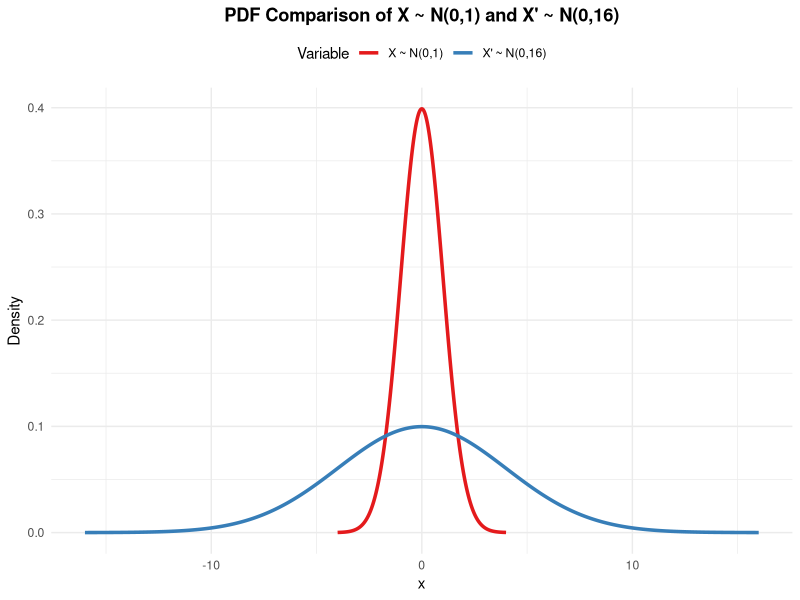
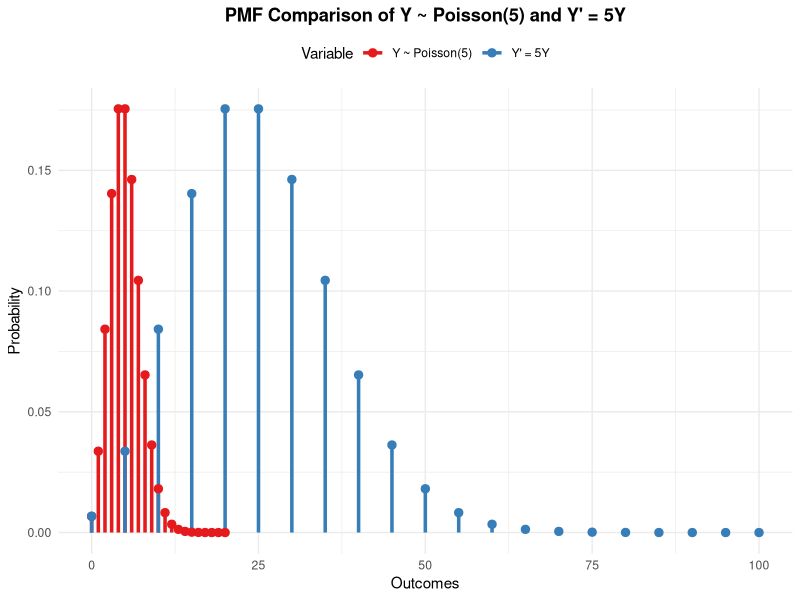

Here is the R script that generated these plots, in order:
# Load necessary libraries
library(ggplot2)
library(dplyr)

# --- Gaussian Distribution (PDF of X and X') ---
mu_X <- 0
sigma_X <- 1
x <- seq(mu_X - 4 * sigma_X, mu_X + 4 * sigma_X, length.out = 1000)
pdf_X <- dnorm(x, mean = mu_X, sd = sigma_X)

# Scaled X'
x_prime <- 4 * x
pdf_X_prime <- dnorm(x_prime, mean = 0, sd = 4) # Adjusted for variance

# Create data frames
df_X <- data.frame(observed = x, density = pdf_X, variable = "X ~ N(0,1)")
df_X_prime <- data.frame(observed = x_prime, density = pdf_X_prime, variable = "X' ~ N(0,16)")
df_combined_X <- bind_rows(df_X, df_X_prime)

# Plot PDF comparison
ggplot(df_combined_X, aes(x = observed, y = density, color = variable)) +
  geom_line(size = 1.2) +
  scale_color_brewer(palette = "Set1") +
  labs(
    title = "PDF Comparison of X ~ N(0,1) and X' ~ N(0,16)",
    x = "x",
    y = "Density",
    color = "Variable"
  ) +
  theme_minimal() +
  theme(
    plot.title = element_text(hjust = 0.5, face = "bold"),
    legend.position = "top"
  )

# --- Poisson Distribution (PMF of Y and Y') ---
lambda_Y <- 5
y_vals <- 0:20 # Reasonable range for Poisson(5)
pmf_Y <- dpois(y_vals, lambda = lambda_Y)

# Scaled Y'
y_prime_vals <- 5 * y_vals
pmf_Y_prime <- pmf_Y # Same probability values, but rescaled outcomes

# Create data frames
df_Y <- data.frame(outcome = y_vals, probability = pmf_Y, variable = "Y ~ Poisson(5)")
df_Y_prime <- data.frame(outcome = y_prime_vals, probability = pmf_Y_prime, variable = "Y' = 5Y")
df_combined_Y <- bind_rows(df_Y, df_Y_prime)

# Plot PMF comparison
ggplot(df_combined_Y, aes(x = outcome, y = probability, color = variable)) +
  geom_segment(aes(xend = outcome, yend = 0), linewidth = 1.2) +
  geom_point(size = 2.5) +
  scale_color_brewer(palette = "Set1") +
  labs(
    title = "PMF Comparison of Y ~ Poisson(5) and Y' = 5Y",
    x = "Outcomes",
    y = "Probability",
    color = "Variable"
  ) +
  theme_minimal() +
  theme(
    plot.title = element_text(hjust = 0.5, face = "bold"),
    legend.position = "top"
  )
